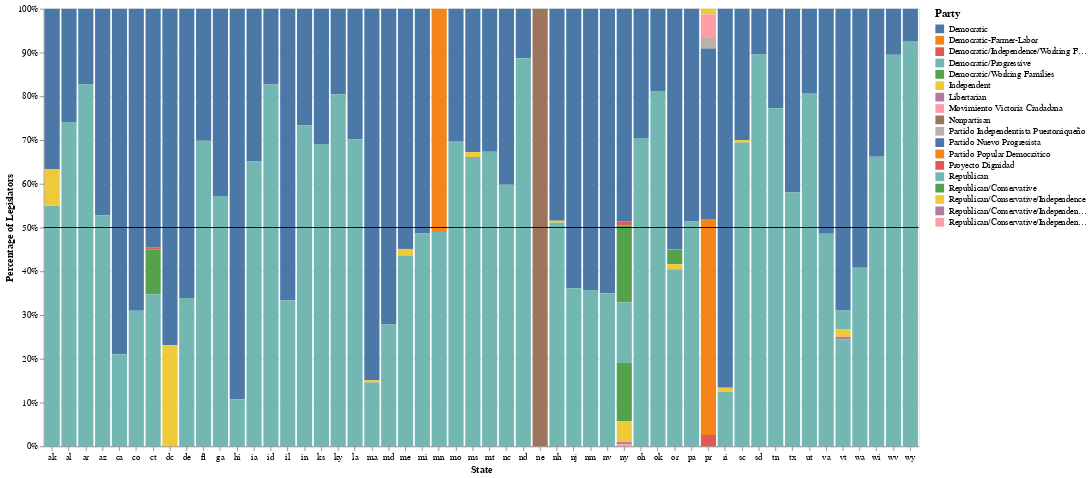

The notebook cell saved with this chart:
### Markdown cell above
## Part 2: Party Breakdown

We'll now take a look at party control. We can start with essentially the same chart.

### 2.0 - Party Control

Copy your code from 1.2 above & modify it to use party instead of gender.  Your graph will wind up with too many parties, see `imgs/ex2.0.png`.

### Code cell
def party_control_raw(df):
    # Group data by state and party
    party_counts = group_data(df, ['state', 'party'])
    
    # Calculate total legislators per state
    state_totals = calculate_totals(party_counts, 'state')
    
    # Merge dataframes and calculate percentages
    party_percentages = calculate_percentages(party_counts, state_totals, 'state')
    
    # Create base chart
    base = alt.Chart(party_percentages).encode(
        x=alt.X('state:N', 
                title='State', 
                sort=alt.SortField(field='state', order='ascending')),
        tooltip=['state', 'party']
    )
    
    # Create stacked bar chart
    bars = base.mark_bar().encode(
        y=alt.Y('percentage:Q', 
                title='Percentage of Legislators',
                axis=alt.Axis(format='%')),
        color=alt.Color('party:N', 
                        title='Party')
    )
    
    # Create 50% line
    line = reference_line()
    
    # Combine elements & return final chart
    return combine_chart_elements(line, bars)

# render the chart
party_control_raw(legislators_df())

### Figure 1 — Vega-Lite specification as saved in the notebook (floating-point values rounded to 4 significant figures)
{"config": {"view": {"continuousWidth": 300, "continuousHeight": 300}, "axis": {"labelAngle": 0}, "legend": {"labelFontSize": 10, "titleFontSize": 12}}, "layer": [{"data": {"name": "data-36f199d10435216cf427ec7ee412925e"}, "mark": {"type": "bar"}, "encoding": {"color": {"field": "party", "title": "Party", "type": "nominal"}, "tooltip": [{"field": "state", "type": "nominal"}, {"field": "party", "type": "nominal"}], "x": {"field": "state", "sort": {"field": "state", "order": "ascending"}, "title": "State", "type": "nominal"}, "y": {"axis": {"format": "%"}, "field": "percentage", "title": "Percentage of Legislators", "type": "quantitative"}}}, {"data": {"name": "data-1af448c8aba196d2335e6a68132ecb68"}, "mark": {"type": "rule", "color": "black"}, "encoding": {"y": {"field": "y", "type": "quantitative"}}}], "height": 500, "width": 1000, "$schema": "https://vega.github.io/schema/vega-lite/v5.8.0.json", "datasets": {"data-36f199d10435216cf427ec7ee412925e": [{"state": "ak", "party": "Democratic", "count": 22, "total": 60, "percentage": 0.3667}, {"state": "ak", "party": "Independent", "count": 5, "total": 60, "percentage": 0.08333}, {"state": "ak", "party": "Republican", "count": 33, "total": 60, "percentage": 0.55}, {"state": "al", "party": "Democratic", "count": 36, "total": 139, "percentage": 0.259}, {"state": "al", "party": "Republican", "count": 103, "total": 139, "percentage": 0.741}, {"state": "ar", "party": "Democratic", "count": 23, "total": 133, "percentage": 0.1729}, {"state": "ar", "party": "Republican", "count": 110, "total": 133, "percentage": 0.8271}, {"state": "az", "party": "Democratic", "count": 42, "total": 89, "percentage": 0.4719}, {"state": "az", "party": "Republican", "count": 47, "total": 89, "percentage": 0.5281}, {"state": "ca", "party": "Democratic", "count": 94, "total": 119, "percentage": 0.7899}, {"state": "ca", "party": "Republican", "count": 25, "total": 119, "percentage": 0.2101}, {"state": "co", "party": "Democratic", "count": 69, "total": 100, "percentage": 0.69}, {"state": "co", "party": "Republican", "count": 31, "total": 100, "percentage": 0.31}, {"state": "ct", "party": "Democratic", "count": 102, "total": 187, "percentage": 0.5455}, {"state": "ct", "party": "Democratic/Independence/Working Families", "count": 1, "total": 187, "percentage": 0.005348}, {"state": "ct", "party": "Democratic/Working Families", "count": 19, "total": 187, "percentage": 0.1016}, {"state": "ct", "party": "Republican", "count": 65, "total": 187, "percentage": 0.3476}, {"state": "dc", "party": "Democratic", "count": 10, "total": 13, "percentage": 0.7692}, {"state": "dc", "party": "Independent", "count": 3, "total": 13, "percentage": 0.2308}, {"state": "de", "party": "Democratic", "count": 41, "total": 62, "percentage": 0.6613}, {"state": "de", "party": "Republican", "count": 21, "total": 62, "percentage": 0.3387}, {"state": "fl", "party": "Democratic", "count": 48, "total": 159, "percentage": 0.3019}, {"state": "fl", "party": "Republican", "count": 111, "total": 159, "percentage": 0.6981}, {"state": "ga", "party": "Democratic", "count": 101, "total": 236, "percentage": 0.428}, {"state": "ga", "party": "Republican", "count": 135, "total": 236, "percentage": 0.572}, {"state": "hi", "party": "Democratic", "count": 67, "total": 75, "percentage": 0.8933}, {"state": "hi", "party": "Republican", "count": 8, "total": 75, "percentage": 0.1067}, {"state": "ia", "party": "Democratic", "count": 52, "total": 149, "percentage": 0.349}, {"state": "ia", "party": "Republican", "count": 97, "total": 149, "percentage": 0.651}, {"state": "id", "party": "Democratic", "count": 18, "total": 104, "percentage": 0.1731}, {"state": "id", "party": "Republican", "count": 86, "total": 104, "percentage": 0.8269}, {"state": "il", "party": "Democratic", "count": 118, "total": 177, "percentage": 0.6667}, {"state": "il", "party": "Republican", "count": 59, "total": 177, "percentage": 0.3333}, {"state": "in", "party": "Democratic", "count": 40, "total": 150, "percentage": 0.2667}, {"state": "in", "party": "Republican", "count": 110, "total": 150, "percentage": 0.7333}, {"state": "ks", "party": "Democratic", "count": 51, "total": 165, "percentage": 0.3091}, {"state": "ks", "party": "Republican", "count": 114, "total": 165, "percentage": 0.6909}, {"state": "ky", "party": "Democratic", "count": 27, "total": 138, "percentage": 0.1957}, {"state": "ky", "party": "Republican", "count": 111, "total": 138, "percentage": 0.8043}, {"state": "la", "party": "Democratic", "count": 43, "total": 144, "percentage": 0.2986}, {"state": "la", "party": "Republican", "count": 101, "total": 144, "percentage": 0.7014}, {"state": "ma", "party": "Democratic", "count": 169, "total": 199, "percentage": 0.8492}, {"state": "ma", "party": "Independent", "count": 1, "total": 199, "percentage": 0.005025}, {"state": "ma", "party": "Republican", "count": 29, "total": 199, "percentage": 0.1457}, {"state": "md", "party": "Democratic", "count": 135, "total": 187, "percentage": 0.7219}, {"state": "md", "party": "Republican", "count": 52, "total": 187, "percentage": 0.2781}, {"state": "me", "party": "Democratic", "count": 101, "total": 184, "percentage": 0.5489}, {"state": "me", "party": "Independent", "count": 3, "total": 184, "percentage": 0.0163}, {"state": "me", "party": "Republican", "count": 80, "total": 184, "percentage": 0.4348}, {"state": "mi", "party": "Democratic", "count": 76, "total": 148, "percentage": 0.5135}, {"state": "mi", "party": "Republican", "count": 72, "total": 148, "percentage": 0.4865}, {"state": "mn", "party": "Democratic-Farmer-Labor", "count": 101, "total": 198, "percentage": 0.5101}, {"state": "mn", "party": "Republican", "count": 97, "total": 198, "percentage": 0.4899}, {"state": "mo", "party": "Democratic", "count": 58, "total": 192, "percentage": 0.3021}, {"state": "mo", "party": "Republican", "count": 134, "total": 192, "percentage": 0.6979}, {"state": "ms", "party": "Democratic", "count": 57, "total": 174, "percentage": 0.3276}, {"state": "ms", "party": "Independent", "count": 2, "total": 174, "percentage": 0.01149}, {"state": "ms", "party": "Republican", "count": 115, "total": 174, "percentage": 0.6609}, {"state": "mt", "party": "Democratic", "count": 49, "total": 150, "percentage": 0.3267}, {"state": "mt", "party": "Republican", "count": 101, "total": 150, "percentage": 0.6733}, {"state": "nc", "party": "Democratic", "count": 68, "total": 169, "percentage": 0.4024}, {"state": "nc", "party": "Republican", "count": 101, "total": 169, "percentage": 0.5976}, {"state": "nd", "party": "Democratic", "count": 16, "total": 141, "percentage": 0.1135}, {"state": "nd", "party": "Republican", "count": 125, "total": 141, "percentage": 0.8865}, {"state": "ne", "party": "Nonpartisan", "count": 49, "total": 49, "percentage": 1.0}, {"state": "nh", "party": "Democratic", "count": 203, "total": 419, "percentage": 0.4845}, {"state": "nh", "party": "Independent", "count": 2, "total": 419, "percentage": 0.004773}, {"state": "nh", "party": "Republican", "count": 214, "total": 419, "percentage": 0.5107}, {"state": "nj", "party": "Democratic", "count": 76, "total": 119, "percentage": 0.6387}, {"state": "nj", "party": "Republican", "count": 43, "total": 119, "percentage": 0.3613}, {"state": "nm", "party": "Democratic", "count": 72, "total": 112, "percentage": 0.6429}, {"state": "nm", "party": "Republican", "count": 40, "total": 112, "percentage": 0.3571}, {"state": "nv", "party": "Democratic", "count": 39, "total": 60, "percentage": 0.65}, {"state": "nv", "party": "Republican", "count": 21, "total": 60, "percentage": 0.35}, {"state": "ny", "party": "Democratic", "count": 102, "total": 210, "percentage": 0.4857}, {"state": "ny", "party": "Democratic/Independence/Working Families", "count": 2, "total": 210, "percentage": 0.009524}, {"state": "ny", "party": "Democratic/Working Families", "count": 37, "total": 210, "percentage": 0.1762}, {"state": "ny", "party": "Republican", "count": 29, "total": 210, "percentage": 0.1381}, {"state": "ny", "party": "Republican/Conservative", "count": 28, "total": 210, "percentage": 0.1333}, {"state": "ny", "party": "Republican/Conservative/Independence", "count": 10, "total": 210, "percentage": 0.04762}, {"state": "ny", "party": "Republican/Conservative/Independence/Libertarian", "count": 1, "total": 210, "percentage": 0.004762}, {"state": "ny", "party": "Republican/Conservative/Independence/Reform", "count": 1, "total": 210, "percentage": 0.004762}, {"state": "oh", "party": "Democratic", "count": 39, "total": 132, "percentage": 0.2955}, {"state": "oh", "party": "Republican", "count": 93, "total": 132, "percentage": 0.7045}, {"state": "ok", "party": "Democratic", "count": 28, "total": 149, "percentage": 0.1879}, {"state": "ok", "party": "Republican", "count": 121, "total": 149, "percentage": 0.8121}, {"state": "or", "party": "Democratic", "count": 49, "total": 89, "percentage": 0.5506}, {"state": "or", "party": "Democratic/Working Families", "count": 3, "total": 89, "percentage": 0.03371}, {"state": "or", "party": "Independent", "count": 1, "total": 89, "percentage": 0.01124}, {"state": "or", "party": "Republican", "count": 36, "total": 89, "percentage": 0.4045}, {"state": "pa", "party": "Democratic", "count": 122, "total": 251, "percentage": 0.4861}, {"state": "pa", "party": "Republican", "count": 129, "total": 251, "percentage": 0.5139}, {"state": "pr", "party": "Independent", "count": 1, "total": 77, "percentage": 0.01299}, {"state": "pr", "party": "Movimiento Victoria Ciudadana", "count": 4, "total": 77, "percentage": 0.05195}, {"state": "pr", "party": "Partido Independentista Puertorriqueño", "count": 2, "total": 77, "percentage": 0.02597}, {"state": "pr", "party": "Partido Nuevo Progresista", "count": 30, "total": 77, "percentage": 0.3896}, {"state": "pr", "party": "Partido Popular Democrático", "count": 38, "total": 77, "percentage": 0.4935}, {"state": "pr", "party": "Proyecto Dignidad", "count": 2, "total": 77, "percentage": 0.02597}, {"state": "ri", "party": "Democratic", "count": 97, "total": 112, "percentage": 0.8661}, {"state": "ri", "party": "Independent", "count": 1, "total": 112, "percentage": 0.008929}, {"state": "ri", "party": "Republican", "count": 14, "total": 112, "percentage": 0.125}, {"state": "sc", "party": "Democratic", "count": 51, "total": 170, "percentage": 0.3}, {"state": "sc", "party": "Independent", "count": 1, "total": 170, "percentage": 0.005882}, {"state": "sc", "party": "Republican", "count": 118, "total": 170, "percentage": 0.6941}, {"state": "sd", "party": "Democratic", "count": 11, "total": 105, "percentage": 0.1048}, {"state": "sd", "party": "Republican", "count": 94, "total": 105, "percentage": 0.8952}, {"state": "tn", "party": "Democratic", "count": 30, "total": 132, "percentage": 0.2273}, {"state": "tn", "party": "Republican", "count": 102, "total": 132, "percentage": 0.7727}, {"state": "tx", "party": "Democratic", "count": 76, "total": 181, "percentage": 0.4199}, {"state": "tx", "party": "Republican", "count": 105, "total": 181, "percentage": 0.5801}, {"state": "ut", "party": "Democratic", "count": 20, "total": 104, "percentage": 0.1923}, {"state": "ut", "party": "Republican", "count": 84, "total": 104, "percentage": 0.8077}, {"state": "va", "party": "Democratic", "count": 72, "total": 140, "percentage": 0.5143}, {"state": "va", "party": "Republican", "count": 68, "total": 140, "percentage": 0.4857}, {"state": "vt", "party": "Democratic", "count": 124, "total": 180, "percentage": 0.6889}, {"state": "vt", "party": "Democratic/Progressive", "count": 8, "total": 180, "percentage": 0.04444}, {"state": "vt", "party": "Independent", "count": 3, "total": 180, "percentage": 0.01667}, {"state": "vt", "party": "Libertarian", "count": 1, "total": 180, "percentage": 0.005556}, {"state": "vt", "party": "Republican", "count": 44, "total": 180, "percentage": 0.2444}, {"state": "wa", "party": "Democratic", "count": 87, "total": 147, "percentage": 0.5918}, {"state": "wa", "party": "Republican", "count": 60, "total": 147, "percentage": 0.4082}, {"state": "wi", "party": "Democratic", "count": 44, "total": 130, "percentage": 0.3385}, {"state": "wi", "party": "Republican", "count": 86, "total": 130, "percentage": 0.6615}, {"state": "wv", "party": "Democratic", "count": 14, "total": 133, "percentage": 0.1053}, {"state": "wv", "party": "Republican", "count": 119, "total": 133, "percentage": 0.8947}, {"state": "wy", "party": "Democratic", "count": 7, "total": 93, "percentage": 0.07527}, {"state": "wy", "party": "Republican", "count": 86, "total": 93, "percentage": 0.9247}], "data-1af448c8aba196d2335e6a68132ecb68": [{"y": 0.5}]}}
